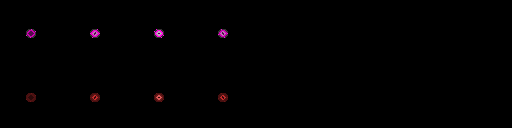

This game map was drawn from its Tiled (.tmx) file and the tilesets committed beside it. A one-line description and the trimmed map source follow:
An orthogonal 8x2 tile map with 64x64 px tiles, 3 tile layers (BombLoop, BossBomb, Death).

<map version="1.0" orientation="orthogonal" renderorder="right-down" width="8" height="2" tilewidth="64" tileheight="64" nextobjectid="120">
 <tileset firstgid="1" source="Bomb.tsx" />
 <layer name="BombLoop" width="8" height="2">
  <data>[16 cells, 4 non-empty, 4 distinct tile ids]</data>
 </layer>
 <layer name="BossBomb" width="8" height="2">
  <data>[16 cells, 4 non-empty, 4 distinct tile ids]</data>
 </layer>
 <layer name="Death" width="8" height="2">
  <data>[16 cells, 1 non-empty, 1 distinct tile ids]</data>
 </layer>
</map>
